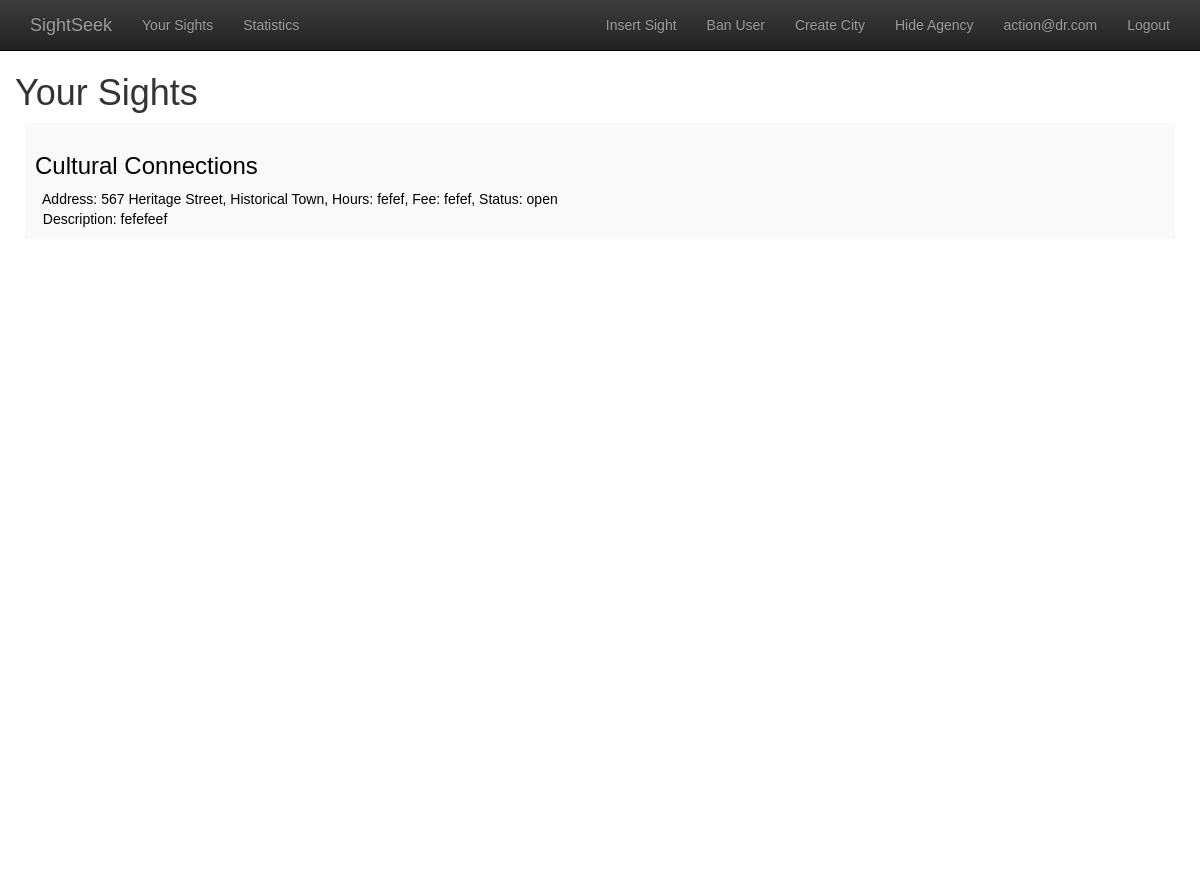
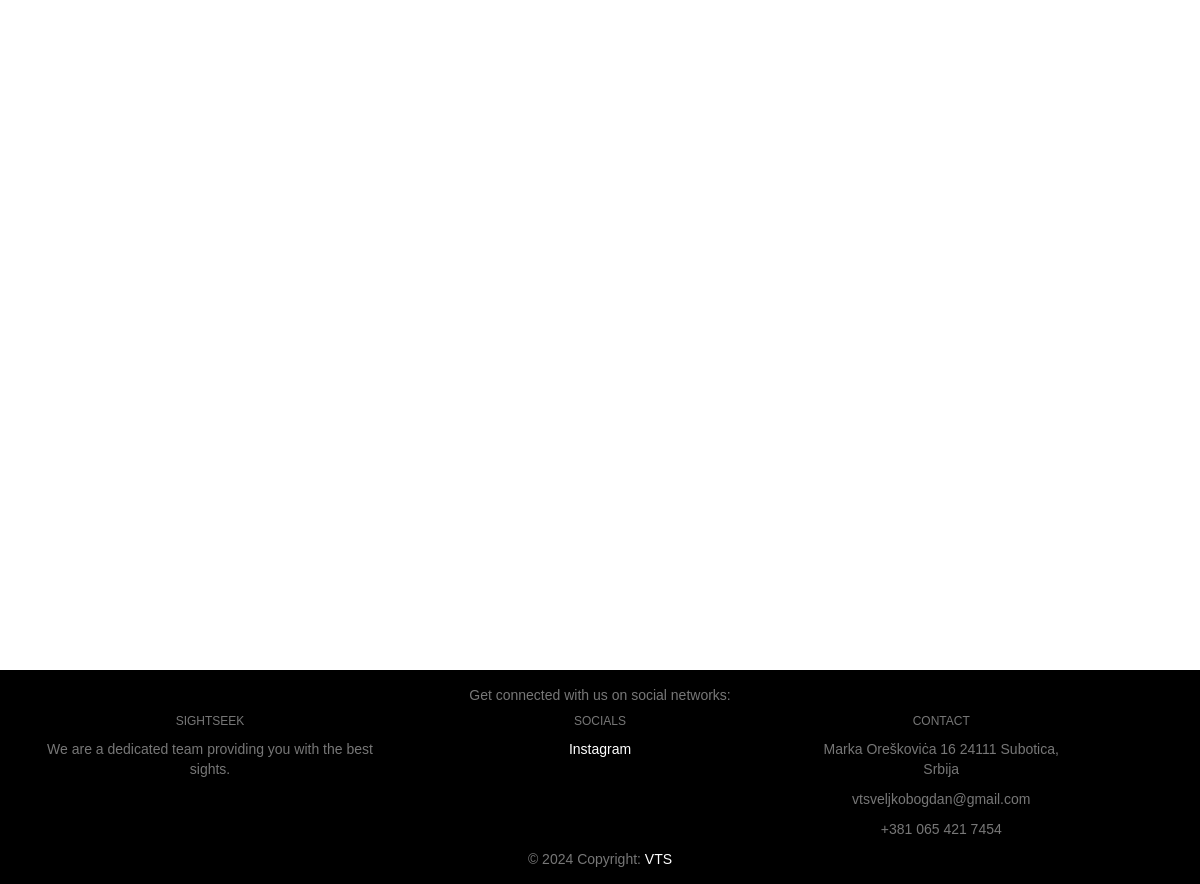
The app's page /your_sights.php (signed in) with its own data (2 pictures, top to bottom).
### tables this page shows
CREATE TABLE `sights` (
  `id_sight` int(32) NOT NULL,
  `id_city` int(32) NOT NULL,
  `id_agency` int(32) NOT NULL,
  `name` varchar(255) NOT NULL,
  `address` varchar(255) NOT NULL,
  `hours` varchar(32) NOT NULL,
  `fee` varchar(32) NOT NULL DEFAULT 'No fee',
  `image` varchar(255) DEFAULT NULL,
  `contact_info` varchar(255) DEFAULT NULL,
  `status` varchar(32) NOT NULL DEFAULT 'Unkown / Contact for more info',
  `latitude` varchar(255) NOT NULL,
  `longitude` varchar(255) NOT NULL,
  `times_searched` int(255) NOT NULL DEFAULT 0,
  `times_clicked` int(255) NOT NULL DEFAULT 0,
  `id_category` int(32) NOT NULL,
  `indoors_outdoors` varchar(32) NOT NULL DEFAULT 'indoors',
  `wifi` varchar(32) NOT NULL DEFAULT 'No',
  `description` text DEFAULT NULL
);

CREATE TABLE `agencies` (
  `id_agency` int(32) NOT NULL,
  `name` varchar(255) NOT NULL,
  `address` varchar(255) NOT NULL,
  `contact_information` varchar(255) NOT NULL DEFAULT 'Not set',
  `website` varchar(255) NOT NULL DEFAULT 'Not set',
  `operating_hours` varchar(255) NOT NULL DEFAULT 'Unknown',
  `establishment_date` varchar(255) NOT NULL DEFAULT 'Unknown',
  `email` varchar(255) NOT NULL,
  `password` varchar(255) NOT NULL,
  `is_info_hidden` int(32) NOT NULL DEFAULT 0,
  `is_banned` int(32) NOT NULL DEFAULT 0,
  `verification_id` varchar(255) NOT NULL,
  `verification_status` int(32) NOT NULL DEFAULT 0,
  `is_enabled` int(32) NOT NULL DEFAULT 0
);

### your_sights.php (the view, shortened to what this page needs)
<?php
require_once "snippets/ban_check.php";
?>
<!DOCTYPE html>
<html lang="en">
<head>
    <?php include_once('snippets/links.php'); ?>
</head>
<body>
<?php include('snippets/header.php'); ?>
<div class="container">
    <div class="row content">
        <h1> Your Sights </h1>
        <?php
        if (isset($_SESSION['id'])) {
            $user_id = $_SESSION['id'];
            $sql = "SELECT * FROM sights s JOIN agencies a on s.id_agency = a.id_agency WHERE s.id_agency = :user_id";
            $stmt = $pdo->prepare($sql);
            $stmt->bindParam(':user_id', $user_id, PDO::PARAM_INT);
            $stmt->execute();
            if ($stmt->rowCount() > 0) {
                while ($row = $stmt->fetch(PDO::FETCH_ASSOC)) {
                    echo "<a class='recommended-cities-a' href='sight.php?id=".$row['id_sight']."'>";
                    echo "<div class='recommended-cities'>";
                    echo "<h3> {$row['name']}</h3> &nbsp; Address: {$row['address']}, Hours: {$row['hours']}, Fee: {$row['fee']}, Status: {$row['status']} <br> &nbsp; Description: {$row['description']}";
                    echo "</div>";
                    echo "</a>";
                }
            } else {
                echo "No sights found.";
            }
        } else {
            echo "Agency not logged in.";
        }
        ?>
    </div>
</div>
<?php include('snippets/footer.php'); ?>
</body>
</html>

### style.css (style rules this page uses)
body { font-family: Helvetica, sans-serif; margin: 40pt 0 0; }
a { text-decoration: none; color: #000; }
.row.content { height: 1500px }
.recommended-cities { padding: 10px; margin: 10px; background-color: #f9f9f9; }

### records on screen
sights: id_agency.name "Cultural Connections", id_agency.address "567 Heritage Street, Historical Town", hours "fefef", fee "fefef", status "open", description "fefefeef"

### other values on screen
$_SESSION['email'] "action@dr.com"
